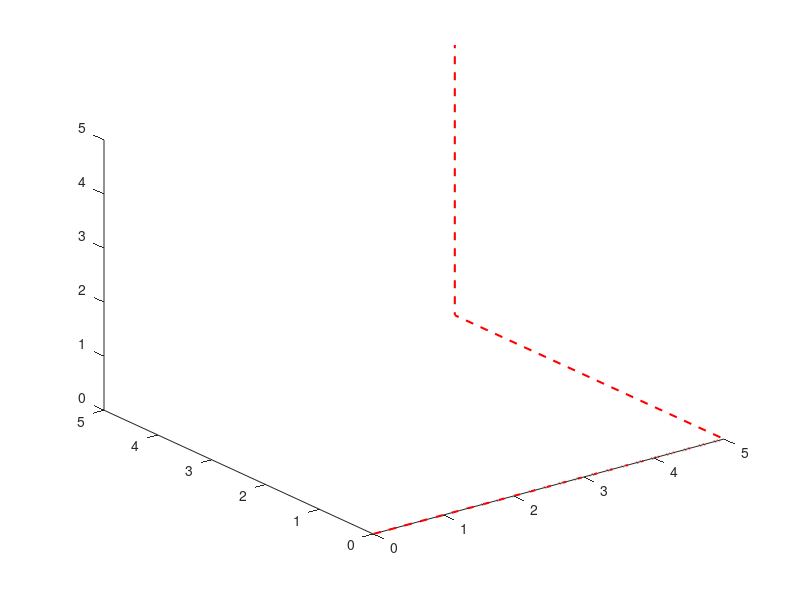

MATLAB code to generate this figure: (Note: this script raises an error after producing the figure.)
% User Input for x, y, z coordinates
x = input('Enter the x-coordinate: ');
y = input('Enter the y-coordinate: ');
z = input('Enter the z-coordinate: ');

% Create arrays for plotting the original vector P
xa = [0 x x x];
ya = [0 0 y y];
za = [0 0 0 z];

% Plot the original vector P
plot3(xa, ya, za, '--r', 'LineWidth', 1.5);
hold on;

% Mark the end point of the vector P
plot3(x, y, z, 'kO', 'LineWidth', 2);
hold on;

% Calculate the magnitude of P
PM = sqrt(x^2 + y^2 + z^2); % magnitude of P

% Define the start and end points for the unit vector P_hat
p0 = [0 0 0]; 
p1 = [x/PM, y/PM, z/PM];

% Call the vectarrow function to draw the vector
vectarrow(p0, p1); 
hold on;

% Create arrays for plotting a line from the unit vector end point to the original vector end point
XC = [x/PM, x];
YC = [y/PM, y];
ZC = [z/PM, z];

% Plot this line
plot3(XC, YC, ZC, '--k', 'LineWidth', 0.5);
hold on;

% Final Adjustments
xlabel('X'); ylabel('Y'); zlabel('Z');
grid on;
axis equal;
hold off;

% --- Function Definitions ---

function vectarrow(p0, p1)
    % Function to draw a vector arrow from p0 to p1
    quiver3(p0(1), p0(2), p0(3), p1(1)-p0(1), p1(2)-p0(2), p1(3)-p0(3), ...
            'AutoScale', 'off', 'LineWidth', 2, 'MaxHeadSize', 0.5);
end
